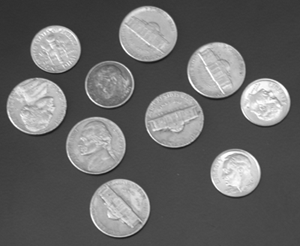
#> input picture 26Oct/coins.png, 300 x 246 px
$ python grayscale.py
#> lines starting #> are read from the running program, lines starting #| are printed output that depends on the picture
from pylab import *

# yanfguo@vub.ac.be  by Iris Yanfang Guo
# Oct 26th 2016

img = imread("coins.png")
#> img is the input picture: shape (246, 300) float32; min 0.0902, max 1, mean 0.404
#print(img)
figure(1)
imshow(img,cmap='gray')
#print(len(img),len(img[0]))


def derivative(alist):
    rlist=[alist[0]]
    for i in range(len(alist)-1):
        rlist.append(alist[i+1]-alist[i])
    return rlist


threshold=0.05
def edgeDect(img):
    lx=[]
    ly=[]
    img_grad=[]
    for row in img:
        lx.append(derivative(row))
#> this loop made 246 passes
#> after the loop, lx = 246 items

    for i in range(len(img)):
        temp=[]
        for j in range(len(img[0])):
            temp.append(img[i][j])
        ly.append(derivative(temp))
#> after the loop, ly = 246 items

    for i in range(len(img)):
        t = []
        for j in range(len(img[0])):
            t.append(lx[i][j]**2+ly[i][j]**2)
        img_grad.append(t)
#> after the loop, img_grad = 246 items
    img_edges=[]
    for i in range(len(img_grad)):
        t=[]
        for j in range(len(img_grad[0])):
            if img_grad[i][j]<threshold:
                t.append(0)
            else:
                t.append(1)
        img_edges.append(t)
#> after the loop, img_edges = 246 items
    return img_edges

figure(2)
imshow(edgeDect(img),cmap='gray')
show()
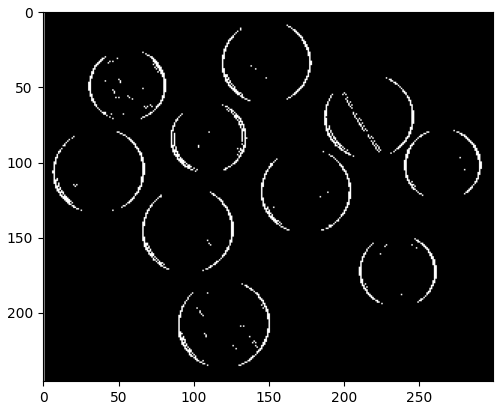
#> figure drawn by matplotlib, 1 panel
